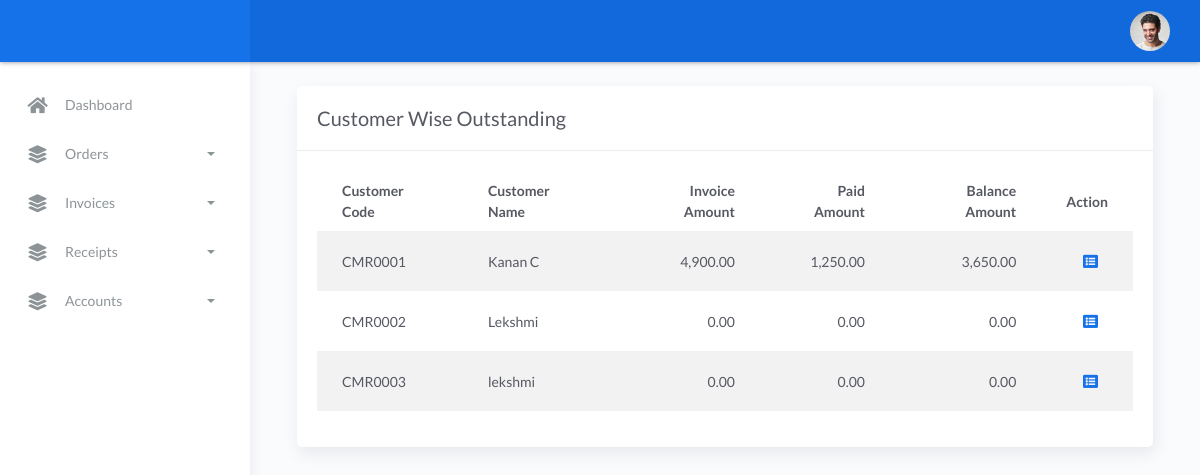
Screenshot of /Branch/CustomerWiseOutStanding.php (signed in) with the database file from the repository.
### tables this page shows
CREATE TABLE `_tbl_customers` (
  `CustomerID` int(11) NOT NULL AUTO_INCREMENT,
  `CustomerCode` varchar(255) DEFAULT NULL,
  `CustomerName` varchar(255) DEFAULT NULL,
  `MobileNumber` varchar(255) DEFAULT NULL,
  `EmailID` varchar(255) DEFAULT NULL,
  `AddressLine1` varchar(255) DEFAULT NULL,
  `AddressLine2` varchar(255) DEFAULT NULL,
  `AddressLine3` varchar(255) DEFAULT NULL,
  `PinCode` varchar(255) DEFAULT NULL,
  `CreatedBy` varchar(255) DEFAULT NULL,
  `CreatedOn` datetime DEFAULT NULL,
  `CreatedByID` int(11) DEFAULT '0',
  `CreatedByName` varchar(255) DEFAULT NULL,
  PRIMARY KEY (`CustomerID`)
);

### config.php (called while the page is built, shortened)
<?php
	class MySql {
        var $link;
        function MySql($dbHost,$dbUser,$dbPass,$dbName){
            $this->dbName = $dbName;
            $this->link = mysql_connect($dbHost,$dbUser,$dbPass) or die("Error");
        }
        function select($sql,$ass=false) {
            $resultData = array();
            $result     = mysql_query($sql,$this->link);
            if ($result) {
                if (mysql_num_rows($result) > 0) {
                    while ($row = mysql_fetch_assoc($result)) {
                        $resultData[]=$row;
                    }
                }
            }
            return $resultData;
        }
    }
$mysql   = new MySql("localhost","nahami_user","nahami_user","nahami_tpms");
?>

### Branch/CustomerWiseOutStanding.php (the view, shortened to what this page needs)
<?php include_once("header.php");?>
<div class="main-panel">
<div class="content">
<div class="page-inner">
    <div class="col-md-12">
        <div class="card">
            <div class="card-header">
                <div class="d-flex align-items-center">
                    <h4 class="card-title">Customer Wise Outstanding</h4>
                </div>
            </div>
            <div class="card-body">
                <div class="table-responsive">
                    <table id="add-row" class="display table table-striped table-hover" >
                        <thead>
                            <tr>
                                <th>Customer Code</th>
                                <th>Customer Name</th>
                                <th style="text-align:right">Invoice Amount</th>
                                <th style="text-align:right">Paid Amount</th>
                                <th style="text-align:right">Balance Amount</th>
                                <th style="width: 10%;text-align:center">Action</th>
                            </tr>
                        </thead>
                        <tbody>
                        <?php $Customers = $mysql->select("SELECT *   FROM _tbl_customers where CreatedByID ='".$_SESSION['User']['BranchID']."' Order BY CustomerID "); ?>
                        <?php foreach($Customers as $Customer) {
                            $invoice =  $mysql->select("select  sum(InvoiceValue) as InvoiceAmt,  sum(PaidAmount) as PAmount, (sum(InvoiceValue)-sum(PaidAmount)) as BalanceAmt from _tbl_invoices where  CustomerID='".$Customer['CustomerID']."' ");
                            ?>
                            <tr>
                                <td><?php echo $Customer['CustomerCode'];?></td>
                                <td><?php echo $Customer['CustomerName'];?></td>
                                <td style="text-align:right"><?php echo number_format($invoice[0]['InvoiceAmt'],2);?></td>
                                <td style="text-align:right"><?php echo number_format($invoice[0]['PAmount'],2);?></td>
                                <td style="text-align:right"><?php echo number_format($invoice[0]['BalanceAmt'],2);?></td>
                                <td style="text-align:right">
                                    <div class="form-button-action">
                                        <a href="ViewCustomerTransactions.php?Customer=<?php echo $Customer["CustomerCode"];?>" data-toggle="tooltip" class="btn btn-link btn-primary btn-lg" style="padding: 2px 10px" >
                                        <i class="fa fa-list-alt"></i>
                                        </a>
                                    </div>
                                </td>
                            </tr>
                            <?php }?>
                                </tbody>
                            </table>
                        </div>
                    </div>
                </div>
            </div>
        </div>
    </div>
</div>
<?php  include_once("footer.php");?>

### rows the page displays
_tbl_customers: CustomerCode "CMR0001", CustomerName "Kanan C", InvoiceAmt "4,900.00", PAmount "1,250.00", BalanceAmt "3,650.00"
_tbl_customers: CustomerCode "CMR0002", CustomerName "Lekshmi", InvoiceAmt "0.00", PAmount "0.00", BalanceAmt "0.00"
_tbl_customers: CustomerCode "CMR0003", CustomerName "lekshmi", InvoiceAmt "0.00", PAmount "0.00", BalanceAmt "0.00"
